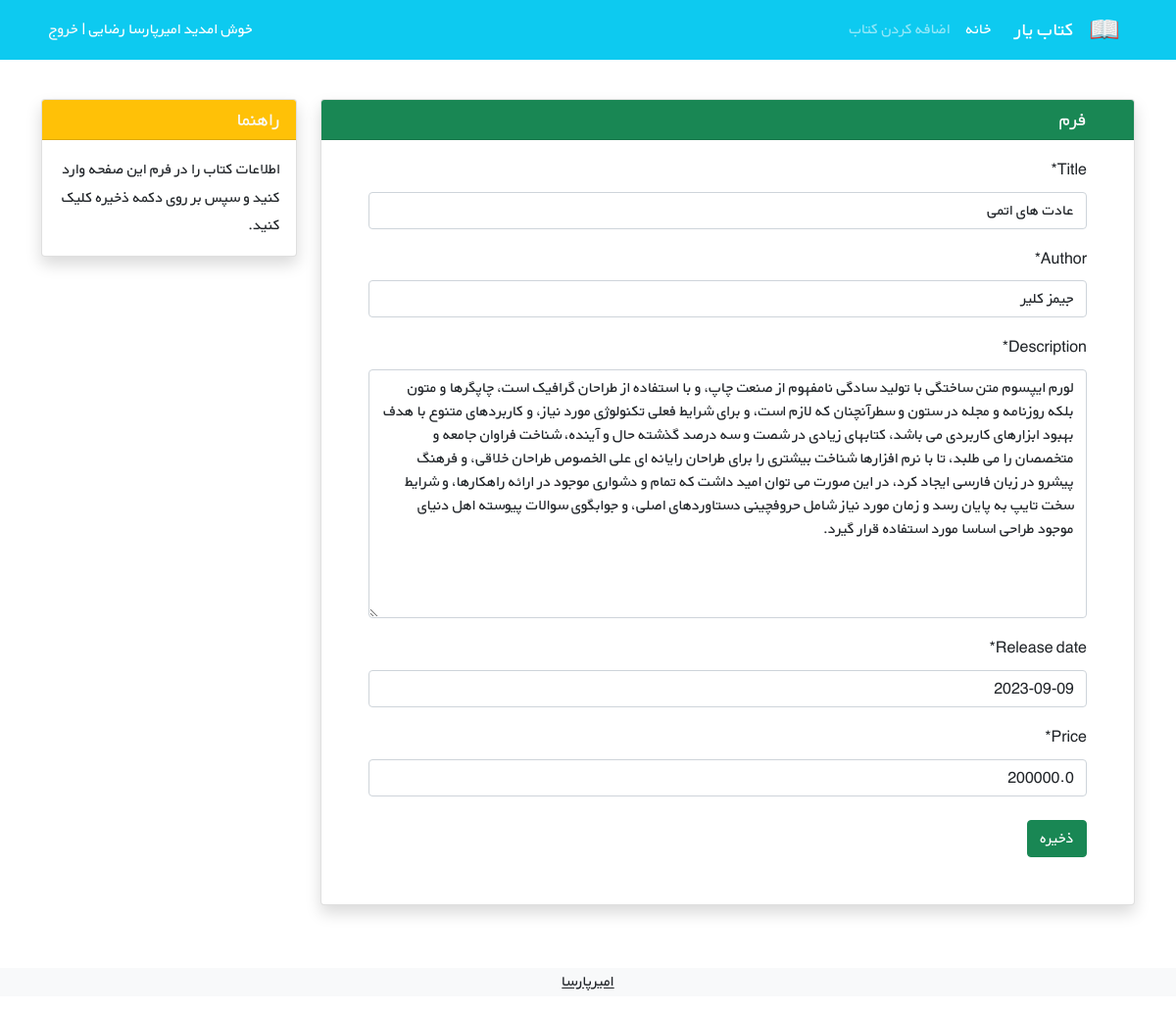
Page /books/update/9 (signed in) on the committed database.
### accounts/models.py (models this page shows)
class CustomUserModel(AbstractUser):
    age = models.PositiveIntegerField(null=True, blank=False)

### books/models.py (models this page shows, shortened)
class Book(models.Model):
    title = models.CharField(max_length=200, blank=False, null=False)
    author = models.CharField(max_length=200)
    price = models.DecimalField(max_digits=9, decimal_places=1)
    description = models.TextField(blank=False, null=False)
    release_date = models.DateField()
    creation_date = models.DateTimeField(auto_now_add=True)
    visibility = models.BooleanField(default=True)

### books/views.py (the view)
# urls.py: path('update/<int:pk>', BookUpdateView.as_view(), name='book_update'),
class BookUpdateView(generic.UpdateView):
    model = Book
    template_name = 'books/book_update.html'
    context_object_name = 'book'
    fields = ['title', 'author', 'description', 'release_date', 'price']

### books/templates/books/book_update.html (shortened to what this page needs)
{% extends '_base.html' %}
{% load crispy_forms_tags %}
{% block content %}
    <div class="container mt-4" dir="rtl">
    <div class="row">
        <div class="col-9">
            <div class="card shadow my-3">
                <h5 class="card-header bg-success text-light px-5">فرم</h5>
                <div class="px-5 pt-3 pb-5">
                    <form method="POST">
                        {{ form|crispy }}
                        <button type="submit" class="btn btn-success mt-2">ذخیره</button>
                    </form>
                </div>
            </div>
        </div>
        <div class="col-3">
                <div class="card my-3 shadow">
                    <h5 class="card-header bg-warning text-light">راهنما</h5>
                    <div class="card-body">
                        <p class="card-text">
                            اطلاعات کتاب را در فرم این صفحه وارد کنید و سپس بر روی دکمه ذخیره کلیک کنید.
                        </p>
                    </div>
                </div>
        </div>
    </div>
</div>
{% endblock content %}

### templates/_base.html (shortened to what this page needs)
{% load i18n %}
{% load static %}
<!doctype html>
<html lang="en">
<head>
    <link href="https://cdn.jsdelivr.net/npm/bootstrap@5.1.3/dist/css/bootstrap.min.css" rel="stylesheet"
>
    <link rel="stylesheet" href="{% static 'css/style.css' %}">
</head>
<nav class="navbar navbar-expand-lg navbar-dark bg-info" dir="rtl">
    <div class="container">
        <a class="navbar-brand" href="#">
            <img src="{% static 'icons/book.png' %}" alt="" height="30"
                 class="d-inline-block align-text-top">
        </a>
        <a class="navbar-brand mx-3" href="#">کتاب یار</a>
        <div class="collapse navbar-collapse" id="navbarNavAltMarkup">
            <div class="navbar-nav">
                <a class="nav-link active" aria-current="page" href="{% url 'books_list' %}">خانه</a>
                <a class="nav-link" href="{% url 'book_create' %}">اضافه کردن کتاب</a>
            </div>
        </div>
        {% if user.is_authenticated %}
            <div class=" mx-2 text-white"> خوش امدید {{ user.first_name }} |
                <a class="link-light text-decoration-none" href="{% url 'logout' %}">خروج</a></div>
            </div>
        {% else %}
            <div class=" mx-2 text-white"> <a class="link-light text-decoration-none" href="{% url  'signup' %}">ثبت نام</a> |
                <a class="link-light text-decoration-none" href="{% url 'login' %}">ورود</a></div>
        {% endif %}
</nav>
{% block content %}
{% endblock content %}
<footer class="bg-light text-center text-lg-start mt-5">
    <div class="text-center bg-grey">
        <p><a class="text-dark" href="https://github.com/paamir" target="_blank">امیرپارسا</a></p>
    </div>
</footer>
</body>
</html>

### static/css/style.css (style rules this page uses)
* { font-family: 'BYekan', sans-serif; line-height: 1.8rem; }

### rows in the picture
CustomUserModel: first_name "امیرپارسا رضایی"
Book: title "عادت های اتمی", author "جیمز کلیر", description "لورم ایپسوم متن ساختگی با تولید سادگی نامفهوم از صنعت چاپ، و با استفاده از طراحان گرافیک است، چاپگرها و متون بلکه روزنامه و مجله در ستون و سطرآنچنان که لازم است، و برای شرایط فعلی تکنولوژی مورد نیاز، و کاربردهای متنوع با هدف بهبود ابزارهای کاربردی می باشد، کتابهای زیادی در شصت و سه درصد گذشته حال و آینده، شناخت فراوان جامعه و متخصصان را می طلبد، تا با نرم افزارها شناخت بیشتری را برای طراحان رایانه ای علی الخصوص طراحان خلاقی، و فرهنگ پیشرو در زبان فارسی ایجاد کرد، در این صورت می توان امید داشت که تمام و دشواری موجود در ارائه راهکارها، و شرایط سخت تایپ به پایان رسد و زمان مورد نیاز شامل حروفچینی دستاوردهای اصلی، و جوابگوی سوالات پیوسته اهل دنیای موجود طراحی اساسا مورد استفاده قرار گیرد.", release_date "2023-09-09", price "200000.0"
